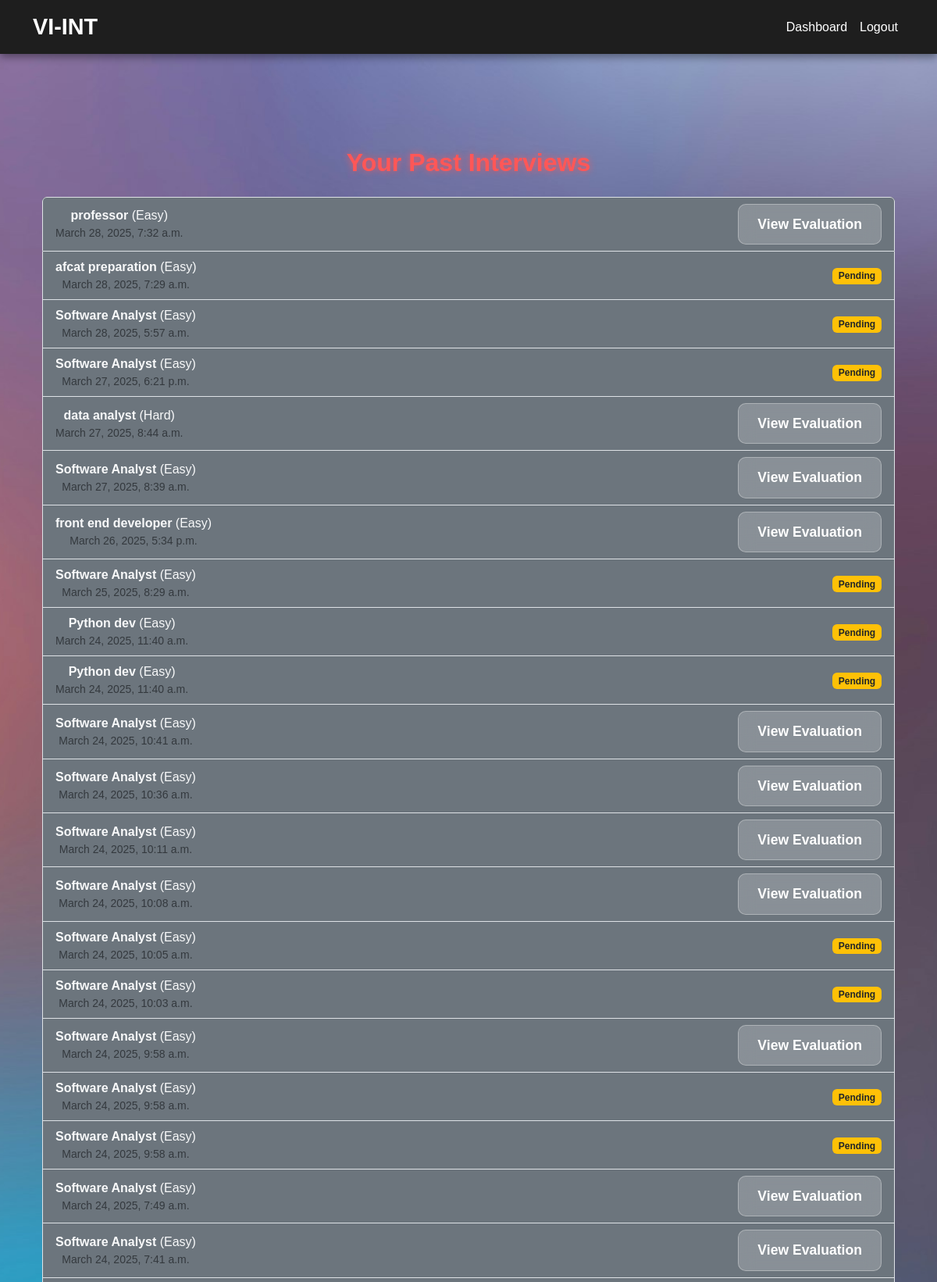
Page /past_interview/ (signed in, upper part) on the committed database.
### interview/models.py (models this page shows, shortened)
class InterviewSession(models.Model):
    user = models.ForeignKey(User, on_delete=models.CASCADE, related_name="interview_sessions")
    job_profile = models.CharField(max_length=255)
    difficulty = models.CharField(max_length=50, default="Easy")
    created_at = models.DateTimeField(auto_now_add=True)
    evaluated = models.BooleanField(default=False)
    evaluation_feedback = models.TextField(blank=True, null=True)

### Home/views.py (the view)
# urls.py: path("past_interview/", past_interview,name="past_interview"),
@login_required
def past_interview(request):
    sessions = InterviewSession.objects.filter(user=request.user).order_by("-created_at")
    return render(request, "past_interview.html", {"sessions": sessions})

### templates/past_interview.html (shortened to what this page needs)
{% extends "dashbase.html" %}
{% block content %}
<div class="container text-light text-center mt-5">
    <h2 class="mb-4">Your Past Interviews</h2>
    {% if sessions %}
        <ul class="list-group bg-dark">
            {% for session in sessions %}
                <li class="list-group-item bg-secondary text-light d-flex justify-content-between align-items-center">
                    <div>
                        <strong>{{ session.job_profile }}</strong> ({{ session.difficulty }})
                        <small class="d-block text-muted">{{ session.created_at }}</small>
                    </div>
                    <div>
                        {% if session.evaluated %}
                            <a href="{% url 'evaluate_interview' session.id %}" class="btn btn-success btn-sm">View Evaluation</a>
                        {% else %}
                            <span class="badge bg-warning text-dark">Pending</span>
                        {% endif %}
                    </div>
                </li>
            {% endfor %}
        </ul>
    {% else %}
        <div class="d-flex flex-column align-items-center justify-content-center vh-50">
            <p class="text-light fs-4">No past interviews found.</p>
            <a href="{% url 'start_interview' %}" class="btn btn-primary mt-3">Start a New Interview</a>
        </div>
    {% endif %}
</div>
{% endblock %}

### static/css/styles.css (style rules this page uses)
body { background: url("../images/background.jpg") no-repeat center center fixed; background-size: cover; color: #ffffff; font-family: 'Poppins', sans-serif; margin: 0; display: flex; flex-direction: column; min-height: 50vh; }
.btn, .glass-btn { background: rgba(255, 255, 255, 0.2); backdrop-filter: blur(10px); color: white; text-decoration: none; padding: 12px 24px; border: 1px solid rgba(255, 255, 255, 0.3); border-radius: 10px; font-size: 1.1rem; font-weight: bold; transition: all 0.3s ease-in-out; }
h2 { color: #ff5757; text-shadow: 0 0 10px rgba(255, 87, 87, 0.8); font-weight: bold; text-align: center; }

### templates/dashbase.html (style rules this page uses)
body { background-color: #000000; color: white; }

### rows in the picture
InterviewSession: job_profile "professor", difficulty "Easy", created_at "March 28, 2025, 7:32 a.m.", evaluated "View Evaluation"
InterviewSession: job_profile "afcat preparation", difficulty "Easy", created_at "March 28, 2025, 7:29 a.m.", evaluated "Pending"
InterviewSession: job_profile "Software Analyst", difficulty "Easy", created_at "March 28, 2025, 5:57 a.m.", evaluated "Pending"
InterviewSession: job_profile "Software Analyst", difficulty "Easy", created_at "March 27, 2025, 6:21 p.m.", evaluated "Pending"
InterviewSession: job_profile "data analyst", difficulty "Hard", created_at "March 27, 2025, 8:44 a.m.", evaluated "View Evaluation"
InterviewSession: job_profile "Software Analyst", difficulty "Easy", created_at "March 27, 2025, 8:39 a.m.", evaluated "View Evaluation"
InterviewSession: job_profile "front end developer", difficulty "Easy", created_at "March 26, 2025, 5:34 p.m.", evaluated "View Evaluation"
InterviewSession: job_profile "Software Analyst", difficulty "Easy", created_at "March 25, 2025, 8:29 a.m.", evaluated "Pending"
InterviewSession: job_profile "Python dev", difficulty "Easy", created_at "March 24, 2025, 11:40 a.m.", evaluated "Pending"
InterviewSession: job_profile "Python dev", difficulty "Easy", created_at "March 24, 2025, 11:40 a.m.", evaluated "Pending"
InterviewSession: job_profile "Software Analyst", difficulty "Easy", created_at "March 24, 2025, 10:41 a.m.", evaluated "View Evaluation"
InterviewSession: job_profile "Software Analyst", difficulty "Easy", created_at "March 24, 2025, 10:36 a.m.", evaluated "View Evaluation"
InterviewSession: job_profile "Software Analyst", difficulty "Easy", created_at "March 24, 2025, 10:11 a.m.", evaluated "View Evaluation"
InterviewSession: job_profile "Software Analyst", difficulty "Easy", created_at "March 24, 2025, 10:08 a.m.", evaluated "View Evaluation"
InterviewSession: job_profile "Software Analyst", difficulty "Easy", created_at "March 24, 2025, 10:05 a.m.", evaluated "Pending"
InterviewSession: job_profile "Software Analyst", difficulty "Easy", created_at "March 24, 2025, 10:03 a.m.", evaluated "Pending"
InterviewSession: job_profile "Software Analyst", difficulty "Easy", created_at "March 24, 2025, 9:58 a.m.", evaluated "View Evaluation"
InterviewSession: job_profile "Software Analyst", difficulty "Easy", created_at "March 24, 2025, 9:58 a.m.", evaluated "Pending"
InterviewSession: job_profile "Software Analyst", difficulty "Easy", created_at "March 24, 2025, 9:58 a.m.", evaluated "Pending"
InterviewSession: job_profile "Software Analyst", difficulty "Easy", created_at "March 24, 2025, 7:49 a.m.", evaluated "View Evaluation"
InterviewSession: job_profile "Software Analyst", difficulty "Easy", created_at "March 24, 2025, 7:41 a.m.", evaluated "View Evaluation"
